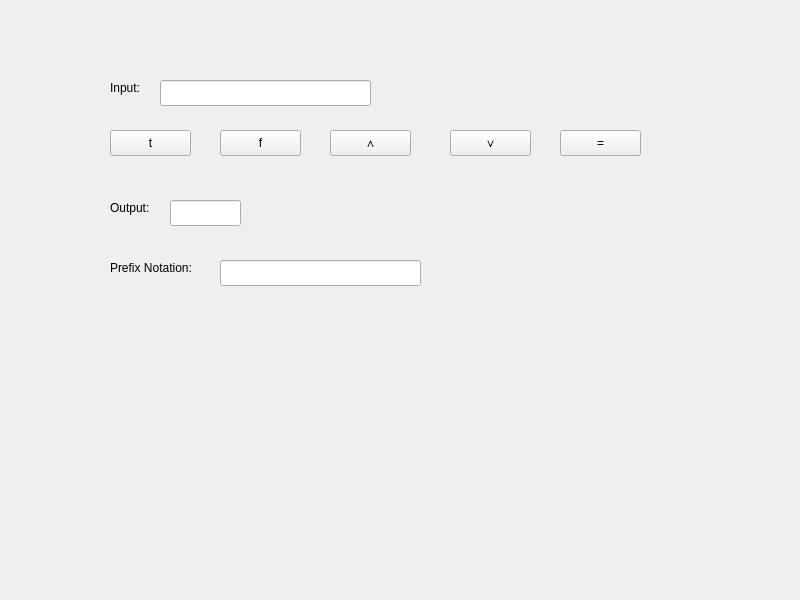
<?xml version="1.0" encoding="UTF-8"?>
<ui version="4.0">
 <class>MainWindow</class>
 <widget class="QMainWindow" name="MainWindow">
  <property name="geometry">
   <rect>
    <x>0</x>
    <y>0</y>
    <width>800</width>
    <height>600</height>
   </rect>
  </property>
  <property name="windowTitle">
   <string>MainWindow</string>
  </property>
  <widget class="QWidget" name="centralwidget">
   <widget class="QPushButton" name="true_btn">
    <property name="geometry">
     <rect>
      <x>110</x>
      <y>130</y>
      <width>81</width>
      <height>26</height>
     </rect>
    </property>
    <property name="text">
     <string>t</string>
    </property>
   </widget>
   <widget class="QPushButton" name="false_btn">
    <property name="geometry">
     <rect>
      <x>220</x>
      <y>130</y>
      <width>81</width>
      <height>26</height>
     </rect>
    </property>
    <property name="text">
     <string>f</string>
    </property>
   </widget>
   <widget class="QPushButton" name="and_btn">
    <property name="geometry">
     <rect>
      <x>330</x>
      <y>130</y>
      <width>81</width>
      <height>26</height>
     </rect>
    </property>
    <property name="text">
     <string>∧</string>
    </property>
   </widget>
   <widget class="QPushButton" name="or_btn">
    <property name="geometry">
     <rect>
      <x>450</x>
      <y>130</y>
      <width>81</width>
      <height>26</height>
     </rect>
    </property>
    <property name="text">
     <string>∨</string>
    </property>
   </widget>
   <widget class="QPushButton" name="eql_btn">
    <property name="geometry">
     <rect>
      <x>560</x>
      <y>130</y>
      <width>81</width>
      <height>26</height>
     </rect>
    </property>
    <property name="text">
     <string>=</string>
    </property>
   </widget>
   <widget class="QLabel" name="input_label">
    <property name="geometry">
     <rect>
      <x>110</x>
      <y>80</y>
      <width>49</width>
      <height>16</height>
     </rect>
    </property>
    <property name="text">
     <string>Input:</string>
    </property>
   </widget>
   <widget class="QLabel" name="output_label">
    <property name="geometry">
     <rect>
      <x>110</x>
      <y>200</y>
      <width>49</width>
      <height>16</height>
     </rect>
    </property>
    <property name="text">
     <string>Output:</string>
    </property>
   </widget>
   <widget class="QLineEdit" name="input_text">
    <property name="geometry">
     <rect>
      <x>160</x>
      <y>80</y>
      <width>211</width>
      <height>26</height>
     </rect>
    </property>
   </widget>
   <widget class="QLineEdit" name="prefix_text">
    <property name="geometry">
     <rect>
      <x>220</x>
      <y>260</y>
      <width>201</width>
      <height>26</height>
     </rect>
    </property>
   </widget>
   <widget class="QLabel" name="prefix_label">
    <property name="geometry">
     <rect>
      <x>110</x>
      <y>260</y>
      <width>81</width>
      <height>16</height>
     </rect>
    </property>
    <property name="text">
     <string>Prefix Notation:</string>
    </property>
   </widget>
   <widget class="QLineEdit" name="output_text">
    <property name="geometry">
     <rect>
      <x>170</x>
      <y>200</y>
      <width>71</width>
      <height>26</height>
     </rect>
    </property>
   </widget>
  </widget>
 </widget>
 <resources/>
 <connections/>
</ui>
